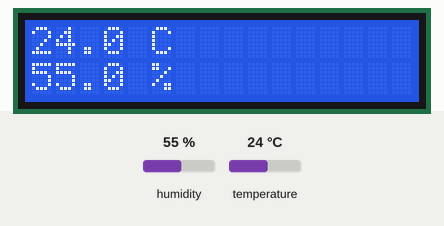
A program run on a simulated Raspberry Pi Pico running MicroPython. Shown: 16×2 character LCD. The inputs (shaded band) are chosen by the test bench; at power-on: humidity 55 %, temperature 24 °C. What the program prints to the serial console is not drawn.

Above: at 1.2 s.
1.3 s: humidity set to 22 %
At 1.91 s:
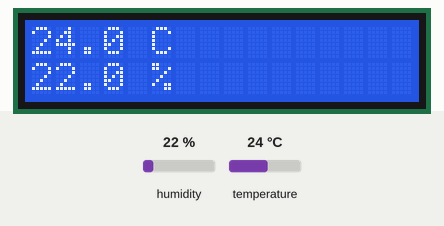
3.2 s: temperature set to 12 °C
At 3.89 s:
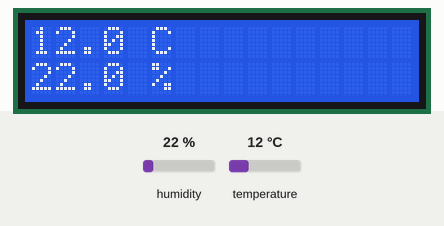
5.2 s: humidity set to 40 %
At 5.88 s:
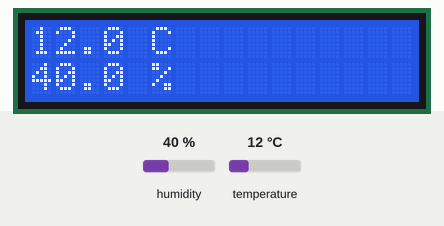
7.2 s: temperature set to 19 °C
At 7.87 s:
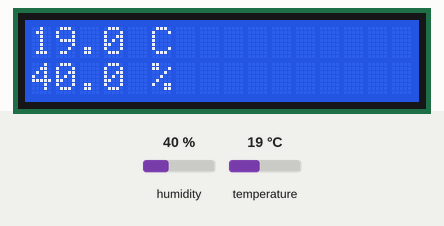
Timing chart, 0 to 10.2 s (numbered marks = the images above; inputs shaded):
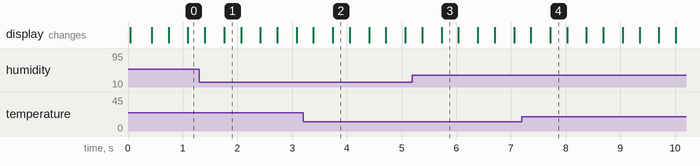

The program:

dh22_lcd.py
```python
# Complete project details at https://RandomNerdTutorials.com
from machine import I2C, Pin
from machine_i2c_lcd import I2cLcd
from time import sleep
import dht

i2c=I2C(0,sda=Pin(0),scl=Pin(1),freq=400000)
ADDR=0x27
lcd=I2cLcd(i2c,ADDR,2,16)

sensor = dht.DHT22(Pin(14))

while True:
  try:
    sleep(0.01)
    sensor.measure()
    temp = sensor.temperature()
    hum = sensor.humidity()
    temp_f = temp * (9/5) + 32.0
    print('Temperature: %3.1f C' %temp,'Humidity: %3.1f %%' %hum)
    lcd.clear()
    lcd.move_to(0,0)
    lcd.putstr(str(temp))
    lcd.move_to(5,0)
    lcd.putstr("C")
    lcd.move_to(0,1)
    lcd.putstr(str(hum))
    lcd.move_to(5,1)
    lcd.putstr("%")
  except OSError as e:
    print('Failed to read sensor.')
```

Measured:
- after the input at 1.3 s, the display: first differs from a run without the input after 0.46 s (image 1)
- after the input at 3.2 s, the display: first differs from a run without the input after 0.54 s (image 2)
- after the input at 5.2 s, the display: first differs from a run without the input after 0.53 s (image 3)
